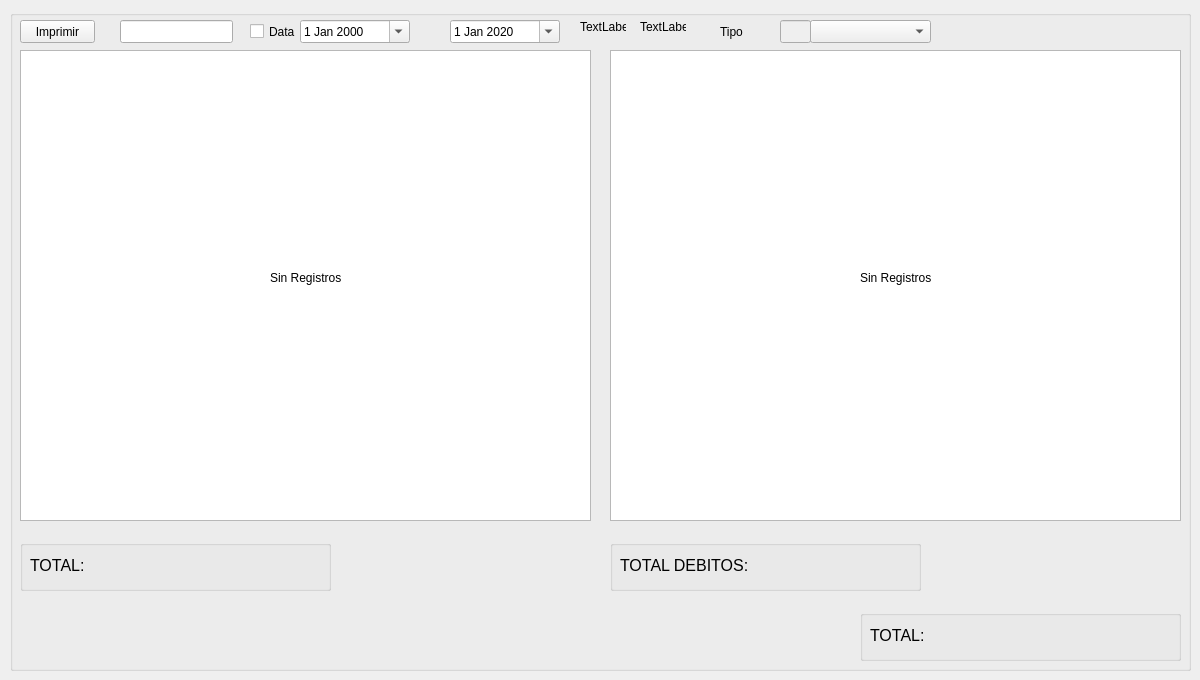
<?xml version="1.0" encoding="UTF-8"?>
<ui version="4.0">
 <class>frmlistaseparada</class>
 <widget class="QWidget" name="frmlistaseparada">
  <property name="geometry">
   <rect>
    <x>0</x>
    <y>0</y>
    <width>1200</width>
    <height>680</height>
   </rect>
  </property>
  <property name="windowTitle">
   <string>Lista de Movimentos</string>
  </property>
  <widget class="QGroupBox" name="groupBox">
   <property name="geometry">
    <rect>
     <x>10</x>
     <y>10</y>
     <width>1181</width>
     <height>661</height>
    </rect>
   </property>
   <property name="title">
    <string/>
   </property>
   <widget class="QTableWidget" name="tablacredito">
    <property name="geometry">
     <rect>
      <x>10</x>
      <y>40</y>
      <width>571</width>
      <height>471</height>
     </rect>
    </property>
    <property name="editTriggers">
     <set>QAbstractItemView::NoEditTriggers</set>
    </property>
    <property name="selectionBehavior">
     <enum>QAbstractItemView::SelectRows</enum>
    </property>
    <property name="wordWrap">
     <bool>false</bool>
    </property>
    <attribute name="verticalHeaderVisible">
     <bool>false</bool>
    </attribute>
    <attribute name="verticalHeaderHighlightSections">
     <bool>true</bool>
    </attribute>
   </widget>
   <widget class="QDateEdit" name="datemin">
    <property name="geometry">
     <rect>
      <x>290</x>
      <y>10</y>
      <width>110</width>
      <height>23</height>
     </rect>
    </property>
    <property name="calendarPopup">
     <bool>true</bool>
    </property>
   </widget>
   <widget class="QDateEdit" name="datemax">
    <property name="geometry">
     <rect>
      <x>440</x>
      <y>10</y>
      <width>110</width>
      <height>23</height>
     </rect>
    </property>
    <property name="calendarPopup">
     <bool>true</bool>
    </property>
    <property name="date">
     <date>
      <year>2020</year>
      <month>1</month>
      <day>1</day>
     </date>
    </property>
   </widget>
   <widget class="QCheckBox" name="checkdata">
    <property name="geometry">
     <rect>
      <x>240</x>
      <y>10</y>
      <width>51</width>
      <height>23</height>
     </rect>
    </property>
    <property name="text">
     <string>Data</string>
    </property>
   </widget>
   <widget class="QPushButton" name="btnimprimir">
    <property name="geometry">
     <rect>
      <x>10</x>
      <y>10</y>
      <width>75</width>
      <height>23</height>
     </rect>
    </property>
    <property name="text">
     <string>Imprimir</string>
    </property>
   </widget>
   <widget class="QLabel" name="lblsinregcredito">
    <property name="geometry">
     <rect>
      <x>260</x>
      <y>260</y>
      <width>71</width>
      <height>16</height>
     </rect>
    </property>
    <property name="text">
     <string>Sin Registros</string>
    </property>
   </widget>
   <widget class="QLabel" name="lblconta">
    <property name="geometry">
     <rect>
      <x>570</x>
      <y>10</y>
      <width>46</width>
      <height>13</height>
     </rect>
    </property>
    <property name="text">
     <string>TextLabel</string>
    </property>
   </widget>
   <widget class="QLineEdit" name="txtbuscar">
    <property name="geometry">
     <rect>
      <x>110</x>
      <y>10</y>
      <width>113</width>
      <height>23</height>
     </rect>
    </property>
   </widget>
   <widget class="QGroupBox" name="groupBox_2">
    <property name="geometry">
     <rect>
      <x>850</x>
      <y>600</y>
      <width>321</width>
      <height>51</height>
     </rect>
    </property>
    <property name="title">
     <string/>
    </property>
    <widget class="QLabel" name="lbltotal">
     <property name="geometry">
      <rect>
       <x>10</x>
       <y>10</y>
       <width>301</width>
       <height>31</height>
      </rect>
     </property>
     <property name="font">
      <font>
       <pointsize>12</pointsize>
      </font>
     </property>
     <property name="text">
      <string>TOTAL:</string>
     </property>
    </widget>
   </widget>
   <widget class="QTableWidget" name="tabladebito">
    <property name="geometry">
     <rect>
      <x>600</x>
      <y>40</y>
      <width>571</width>
      <height>471</height>
     </rect>
    </property>
    <property name="editTriggers">
     <set>QAbstractItemView::NoEditTriggers</set>
    </property>
    <property name="selectionBehavior">
     <enum>QAbstractItemView::SelectRows</enum>
    </property>
    <property name="wordWrap">
     <bool>false</bool>
    </property>
    <attribute name="verticalHeaderVisible">
     <bool>false</bool>
    </attribute>
    <attribute name="verticalHeaderHighlightSections">
     <bool>true</bool>
    </attribute>
   </widget>
   <widget class="QGroupBox" name="groupBox_3">
    <property name="geometry">
     <rect>
      <x>10</x>
      <y>530</y>
      <width>311</width>
      <height>51</height>
     </rect>
    </property>
    <property name="title">
     <string/>
    </property>
    <widget class="QLabel" name="lbltotalcredito">
     <property name="geometry">
      <rect>
       <x>10</x>
       <y>10</y>
       <width>291</width>
       <height>31</height>
      </rect>
     </property>
     <property name="font">
      <font>
       <pointsize>12</pointsize>
      </font>
     </property>
     <property name="text">
      <string>TOTAL:</string>
     </property>
    </widget>
   </widget>
   <widget class="QGroupBox" name="groupBox_4">
    <property name="geometry">
     <rect>
      <x>600</x>
      <y>530</y>
      <width>311</width>
      <height>51</height>
     </rect>
    </property>
    <property name="title">
     <string/>
    </property>
    <widget class="QLabel" name="lbltotaldebito">
     <property name="geometry">
      <rect>
       <x>10</x>
       <y>10</y>
       <width>291</width>
       <height>31</height>
      </rect>
     </property>
     <property name="font">
      <font>
       <pointsize>12</pointsize>
      </font>
     </property>
     <property name="text">
      <string>TOTAL DEBITOS:</string>
     </property>
    </widget>
   </widget>
   <widget class="QLabel" name="lblsinregdebito">
    <property name="geometry">
     <rect>
      <x>850</x>
      <y>260</y>
      <width>71</width>
      <height>16</height>
     </rect>
    </property>
    <property name="text">
     <string>Sin Registros</string>
    </property>
   </widget>
   <widget class="QComboBox" name="cbotipo">
    <property name="geometry">
     <rect>
      <x>800</x>
      <y>10</y>
      <width>121</width>
      <height>23</height>
     </rect>
    </property>
   </widget>
   <widget class="QLineEdit" name="txtcodtipo">
    <property name="enabled">
     <bool>false</bool>
    </property>
    <property name="geometry">
     <rect>
      <x>770</x>
      <y>10</y>
      <width>31</width>
      <height>23</height>
     </rect>
    </property>
    <property name="font">
     <font>
      <pointsize>10</pointsize>
     </font>
    </property>
   </widget>
   <widget class="QLabel" name="lblindice_2">
    <property name="geometry">
     <rect>
      <x>710</x>
      <y>10</y>
      <width>46</width>
      <height>23</height>
     </rect>
    </property>
    <property name="text">
     <string>Tipo</string>
    </property>
   </widget>
  </widget>
  <widget class="QLabel" name="lblindice">
   <property name="geometry">
    <rect>
     <x>640</x>
     <y>20</y>
     <width>46</width>
     <height>13</height>
    </rect>
   </property>
   <property name="text">
    <string>TextLabel</string>
   </property>
  </widget>
 </widget>
 <tabstops>
  <tabstop>btnimprimir</tabstop>
  <tabstop>txtbuscar</tabstop>
  <tabstop>checkdata</tabstop>
  <tabstop>datemin</tabstop>
  <tabstop>datemax</tabstop>
  <tabstop>txtcodtipo</tabstop>
  <tabstop>cbotipo</tabstop>
  <tabstop>tablacredito</tabstop>
  <tabstop>tabladebito</tabstop>
 </tabstops>
 <resources/>
 <connections>
  <connection>
   <sender>tablacredito</sender>
   <signal>cellClicked(int,int)</signal>
   <receiver>lblindice</receiver>
   <slot>setNum(int)</slot>
   <hints>
    <hint type="sourcelabel">
     <x>496</x>
     <y>164</y>
    </hint>
    <hint type="destinationlabel">
     <x>662</x>
     <y>25</y>
    </hint>
   </hints>
  </connection>
  <connection>
   <sender>tabladebito</sender>
   <signal>cellClicked(int,int)</signal>
   <receiver>lblindice</receiver>
   <slot>setNum(int)</slot>
   <hints>
    <hint type="sourcelabel">
     <x>687</x>
     <y>110</y>
    </hint>
    <hint type="destinationlabel">
     <x>685</x>
     <y>24</y>
    </hint>
   </hints>
  </connection>
 </connections>
</ui>
